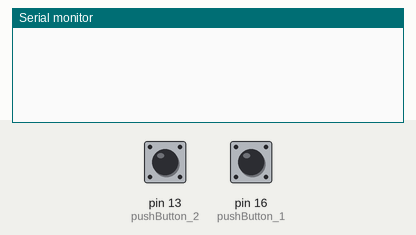
Recording of a sketch running on a simulated Arduino Uno, built with avr-gcc and run on an emulated ATmega328P. Shown: the last lines printed to the serial monitor. The test bench sets the inputs (shaded band); at power-on: pin 13 (pushButton_2) LOW, pin 16 (pushButton_1) LOW.

Above: at 1.2 s.
1.3 s: pin 13 (pushButton_2) pulled HIGH for 0.15 s
At 2.5 s:
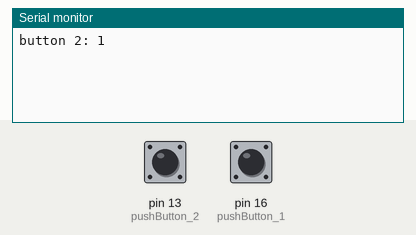
2.9 s: pin 16 (pushButton_1) pulled HIGH for 0.15 s
At 3.7 s:
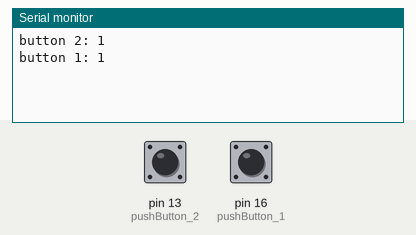
4.5 s: pin 13 (pushButton_2) driven HIGH and pin 16 (pushButton_1) driven HIGH
At 4.9 s:
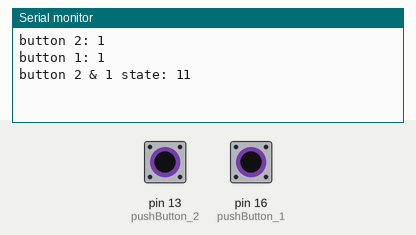

Measured:
- after the input at 1.3 s, the serial monitor: prints a new line at once (image 1)
- after the input at 2.9 s, the serial monitor: prints a new line at once (image 2)
- after the input at 4.5 s, the serial monitor: prints a new line at once (image 3)

The sketch:

final_v1.1.ino
```cpp
// defining push-buttons pins
int pushButton_1 = 16;
int pushButton_2 = 13;

// defining functions
void button_1_Pressed();
void button_2_Pressed();
void both__Pressed();

// defining button state vars
int buttonState_1 = digitalRead(pushButton_1);
int buttonState_2 = digitalRead(pushButton_2);

void setup()
{
  Serial.begin(9600); // setting up serial for testing

  // setting push-buttons pins as inputs
  pinMode(pushButton_1, INPUT);
  pinMode(pushButton_2, INPUT);
}

void loop()
{
  // read push-buttons input state
  buttonState_1 = digitalRead(pushButton_1);
  buttonState_2 = digitalRead(pushButton_2);

  if (buttonState_1 && buttonState_2 == 1)
  {
    both__Pressed();
  }
  else if (buttonState_2 == 1)
  {
    button_2_Pressed();
  }
  else if (buttonState_1 == 1)
  {
    button_1_Pressed();
  }
}


void button_1_Pressed()
{
  Serial.print("button 1: ");
  Serial.println(buttonState_1);

  delay(500);
}

void button_2_Pressed()
{
  Serial.print("button 2: ");
  Serial.println(buttonState_2);

  delay(500);
}

void both__Pressed()
{
  Serial.print("button 2 & 1 state: ");
  Serial.print(buttonState_1);
  Serial.println(buttonState_2);

  delay(500);
}
```
